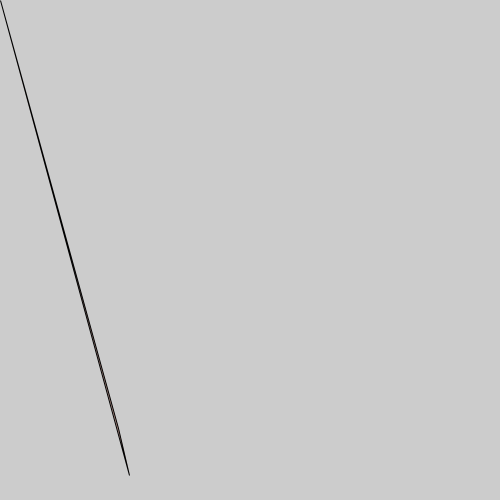
Frame 1 (no input)
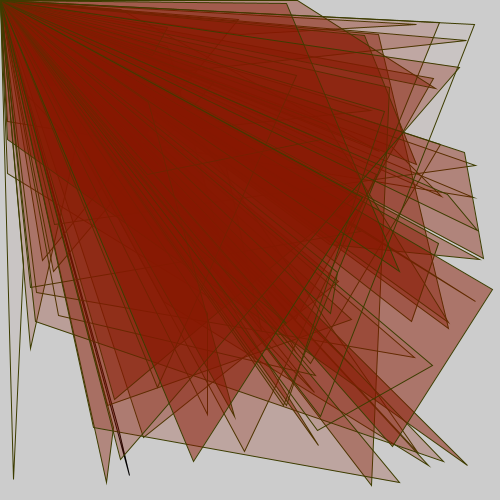
Frame 60 (the mouse pressed at the canvas centre just before this capture)
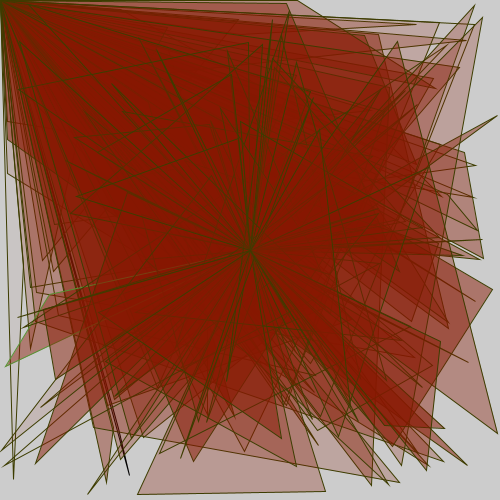
Frame 120 (the mouse held since frame 60 and released just before this capture)

The Processing sketch that drew these frames (run headless with seeded random() and noise(); from frame 60 on, the mouse is pressed at the canvas centre):

// Processing sketch: processing_27553
// ── processing_27553.pde

void setup(){
  size(500,500);
  fill(50,50,0);}
  
void draw () {
   fill(135,23,0,random(0,135));
   triangle(mouseX,mouseY,random(0,500),
 random(0,500),random(0,500),random(0,500));
  stroke(60,60,0);}
   
 void mousePressed(){
   stroke(random(50,100),random(135,150),50);}
 void keyPressed(){
   stroke(0);}

                
                
